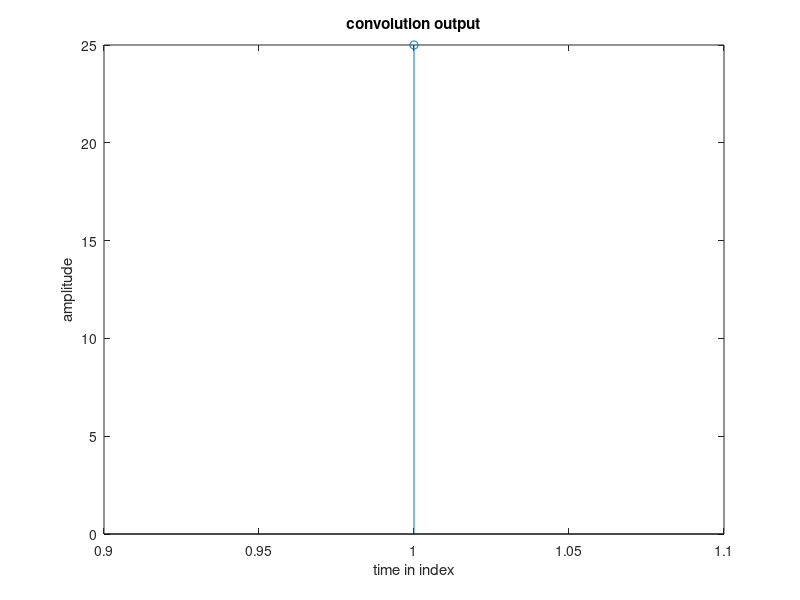

Here is the MATLAB script that generated this plot:
clc;
clear all; 
close all;

% Name of developer: Shwetha A.
% Name of the company: Think Soft Research & Information Technologies;
% Program Name:Plot of Sine wave;
% Date: Jan 31, 2019;
% Time: 12:22PM;

% Linear convolution of two signals

X1 = input('Enter the first sequence');
X2 = input('Enter the second sequence');

y = conv(X2,X2);

disp('Linear convolution of X1 and X2 is y = ');
disp(y);

stem(y);
xlabel('time in index');
ylabel('amplitude');
title('convolution output');

 